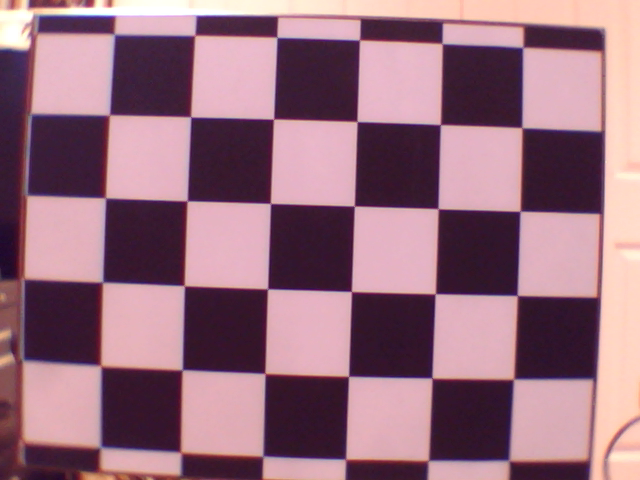
#> input picture images/cam_left.png, 640 x 480 px
$ python -i blob_analysis.py   (imports and definitions only)
#> lines starting #> are read from the running program, lines starting #| are printed output that depends on the picture
import cv2
import copy


class BinaryBlobDetector():
    def __init__(self, maximum_center_offset=31):
        self.params = cv2.SimpleBlobDetector_Params()
        self.params.filterByColor = False
        self.params.filterByArea = False
        self.params.filterByCircularity = False
        self.params.filterByConvexity = False
        self.params.filterByInertia = False
        self.params.minArea = 0
        self.params.maxArea = float('inf')
        self.params.minCircularity = 0
        self.params.maxCircularity = 1
        self.params.minConvexity = 0
        self.params.maxConvexity = 1
        self.params.minInertiaRatio = 0
        self.params.maxInertiaRatio = 1
        # https://stackoverflow.com/questions/59217213/opencv-blob-detector-has-offset-on-found-position
        self.params.minThreshold = 128
        self.params.maxThreshold = 129
        self.params.thresholdStep = 1
        self.params.minRepeatability = 1
        self.maximum_center_offset = maximum_center_offset

        self.blob_detector = cv2.SimpleBlobDetector_create(self.params)

    # [91 lines left out: functions DetectBlobs, ClosestWhitePoint, RemoveDuplicates, CenterOfMass, PointsOfBlob, not called in this run]

>>> import cv2
>>> picture = cv2.imread('../images/cam_left.png', cv2.IMREAD_GRAYSCALE)
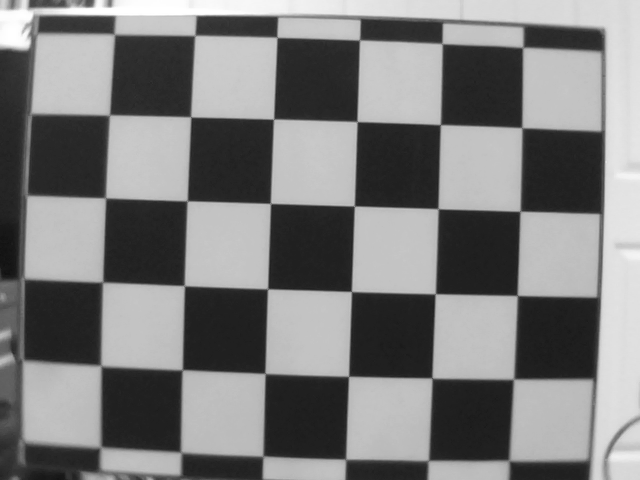
#> picture: shape (480, 640); min 17, max 255, mean 124.5
>>> result = BinaryBlobDetector().DetectBlobs(picture)
#> (the run stopped early here; a loop or call above may not have finished)
